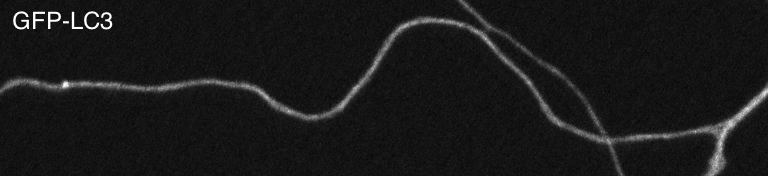
#> input picture images/axon02.tif, 768 x 176 px
$ python CalDerivative.py
#> lines starting #> are read from the running program, lines starting #| are printed output that depends on the picture
### ImplGaussianFilter.py
""" This file is the implementation of Gaussian filter.
    Author: Weihong Zhang, AI College, UCAS.
"""
import os
import cv2
import numpy as np
from scipy.ndimage import convolve # support 16bit images


def gaussian_kernel(sigma: float) -> np.ndarray:
    """ Generate Gaussian kernel with specific sigma.
        Assume sigma_x equals to simgma_y, i.e., both are sigma.
    """
    size = 2 * np.ceil(3 * sigma) + 1 # 3σ and centroid
    x, y = np.mgrid[-size//2 + 1:size//2 + 1, -size//2 + 1:size//2 + 1]
    g = np.exp(-((x**2 + y**2) / (2.0 * sigma**2))) / (2 * np.pi * sigma**2)
    return g / g.sum() # normalize the filter template


# [26 lines left out: functions convolve_save, main, not called in this run]


# [2 lines that do not run on import are left out]

### CalDerivative.py
""" This file is the implementation of image intensity derivatives calculation.
    Author: Weihong Zhang, AI College, UCAS.
"""
import os
import cv2
import numpy as np
import matplotlib.pyplot as plt
from scipy.ndimage import convolve

from ImplGaussianFilter import gaussian_kernel


def shift(array: np.ndarray, shift_spec: list or tuple) -> np.ndarray:
    """ Shift in a specified direction for approximate derivatives calculation.
    """
    padded = np.pad(array, 1, mode='edge')
    y, x = shift_spec
    shifted = padded[1 + y: -1 + y if y != 1 else None,
                     1 + x: -1 + x if x != 1 else None]
    return shifted


def derivatives(array: np.ndarray) -> list:
    """ Calculates the first order approximate derivatives for an array.
    """
    a = array
    dy = (shift(a, [1, 0]) - shift(a, [-1, 0])) / 2
    dx = (shift(a, [0, 1]) - shift(a, [0, -1])) / 2

    return [dy, dx]


def derivative_gaussian_conv(sigma: float, im: np.ndarray) -> list:
    """ Convolved with derivative Gaussian kernel,
        return a list of vertical and horizontal convolution result.
        Notice: Convolution first and then derivation is equivalent to
                derivation first and then convolution. Here is the later implementation.
    """
    # Generate Gaussian kernel
    kernel = gaussian_kernel(sigma)
    # Calculate both vertical and horizontal derivatives of kernel
    vert_deriv_kernel, hori_deriv_kernel = derivatives(kernel)
    # Convolution operation
    vert_deriv_filted = convolve(im, vert_deriv_kernel)
    hori_deriv_filted = convolve(im, hori_deriv_kernel)

    return [vert_deriv_filted, hori_deriv_filted]


def save_show_NarrowWide(orig_im: np.ndarray, vert_deriv_filted_im: np.ndarray,
                         hori_deriv_filted_im: np.ndarray, sigma: float, save_base_path: str):
    """ Integrate original, vertical and horizontal derivative images, the save and show.
        Notice: to ensure visualization quality, this method plot in shape (3, 1) for narrow and wide image.
    """
    # Integrate all the three images
    plt.rcParams['font.family'] = ['Times New Roman']
    plt.rcParams.update({'font.size': 10})
    plt.figure(dpi=120)
    plt.tight_layout()
    plt.subplots_adjust(hspace=0.5) # adjust height seperation for better visualization
    plt.suptitle(f'Sigma {sigma:.1f}', fontsize=12)
    plt.subplot(3, 1, 1)
    plt.title("Original")
    plt.imshow(orig_im, cmap=plt.cm.gray)
    plt.subplot(3, 1, 2)
    plt.title("Vertical")
    plt.imshow(vert_deriv_filted_im, cmap='gray')
    plt.subplot(3, 1, 3)
    plt.title("Horizontal")
    plt.imshow(hori_deriv_filted_im, cmap='gray')

    # Save the integrated image
    integrated_im = plt.gcf()
    integrated_im.savefig(save_base_path+f'ax2_sigma{sigma}.tif')
    # Show the integrated image
    plt.show()

def save_show_Sqaure(orig_im: np.ndarray, vert_deriv_filted_im: np.ndarray,
                     hori_deriv_filted_im: np.ndarray, sigma: float, save_base_path: str):
    """ Act like 'save_show_NarrowWide' above with a slightly change.
        Notice: to ensure visualization quality, this method plot in shape (2, 2) for square image.
    """
    plt.rcParams['font.family'] = ['Times New Roman']
    plt.rcParams.update({'font.size': 10})
    plt.figure(dpi=120)
    plt.tight_layout()
    plt.subplots_adjust(hspace=0.3)
    plt.suptitle(f'Sigma {sigma:.1f}', fontsize=12)
    plt.subplot(2, 2, 1)
    plt.title("Original")
    plt.imshow(orig_im, cmap=plt.cm.gray)
    plt.subplot(2, 2, 2)
    plt.title("Vertical")
    plt.imshow(vert_deriv_filted_im, cmap='gray')
    plt.subplot(2, 2, 3)
    plt.title("Horizontal")
    plt.imshow(hori_deriv_filted_im, cmap='gray')
    plt.savefig(save_base_path+f'cell_sigma{sigma}.tif', dpi=200) # set higher dpi to distinguish noises
    plt.show()


def main():
    ax2_im = cv2.imread('./images/axon02.tif', -1)
#> ax2_im is the input picture: shape (176, 768); min 4, max 255, mean 25.2
    cell_im = cv2.imread('./images/cell_nucleus.tif', -1)
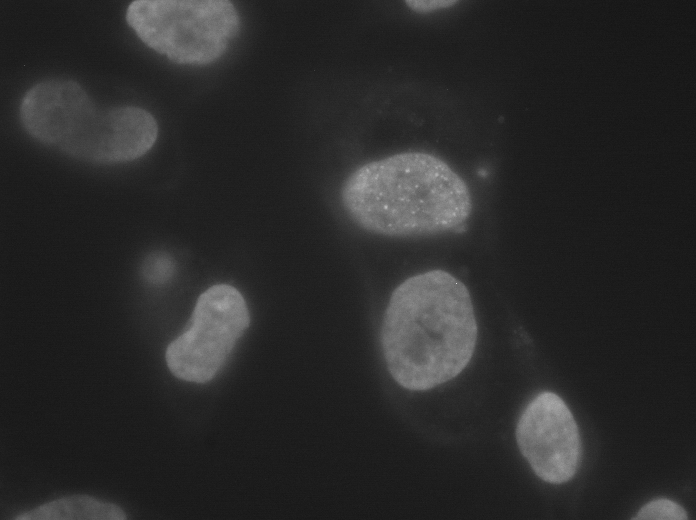
#> input picture images/cell_nucleus.tif, 696 x 520 px
#> cell_im is the input picture: shape (520, 696); min 19, max 221, mean 42.6
    sigmas = [1., 2., 5.]
    save_base_path = './processed_imgs/derivative_gaussian/'
    os.makedirs(save_base_path, exist_ok=True)

    for sigma in sigmas:
        ax2_vert_deriv_filted, ax2_hori_deriv_filted = derivative_gaussian_conv(sigma, ax2_im)
        save_show_NarrowWide(ax2_im, ax2_vert_deriv_filted, ax2_hori_deriv_filted, sigma, save_base_path)

        cell_vert_deriv_filted, cell_hori_deriv_filted = derivative_gaussian_conv(sigma, cell_im)
        save_show_Sqaure(cell_im, cell_vert_deriv_filted, cell_hori_deriv_filted, sigma, save_base_path)
#> this loop made 3 passes
#> pass 1, in derivative_gaussian_conv, `vert_deriv_filted = convolve(im, vert_deriv_kernel)`:
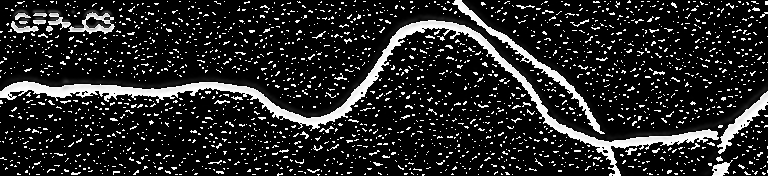
#> vert_deriv_filted: shape (176, 768); min 0, max 255, mean 38.7
#> pass 1, in derivative_gaussian_conv, `hori_deriv_filted = convolve(im, hori_deriv_kernel)`:
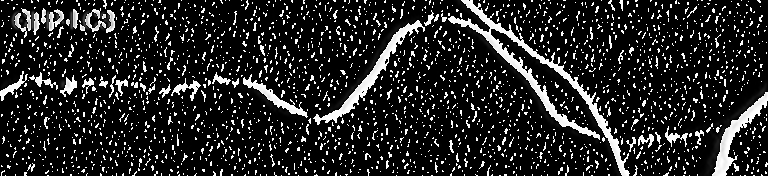
#> hori_deriv_filted: shape (176, 768); min 0, max 255, mean 37.5
#> pass 1, in derivative_gaussian_conv (call 2), `vert_deriv_filted = convolve(im, vert_deriv_kernel)`:
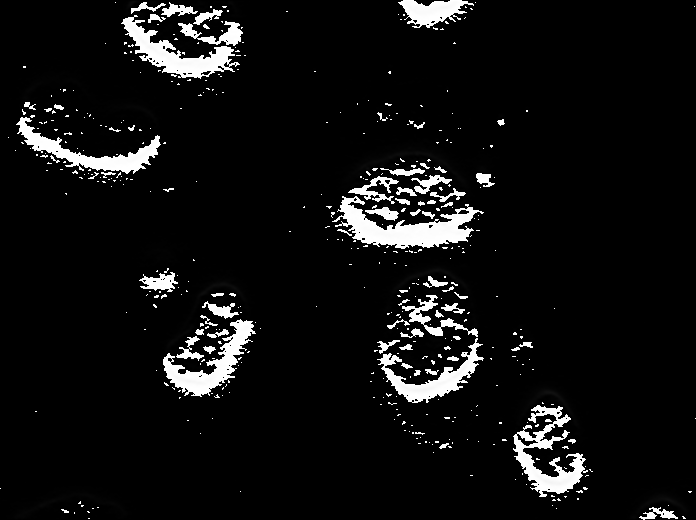
#> vert_deriv_filted: shape (520, 696); min 0, max 255, mean 16.8
#> pass 1, in derivative_gaussian_conv (call 2), `hori_deriv_filted = convolve(im, hori_deriv_kernel)`:
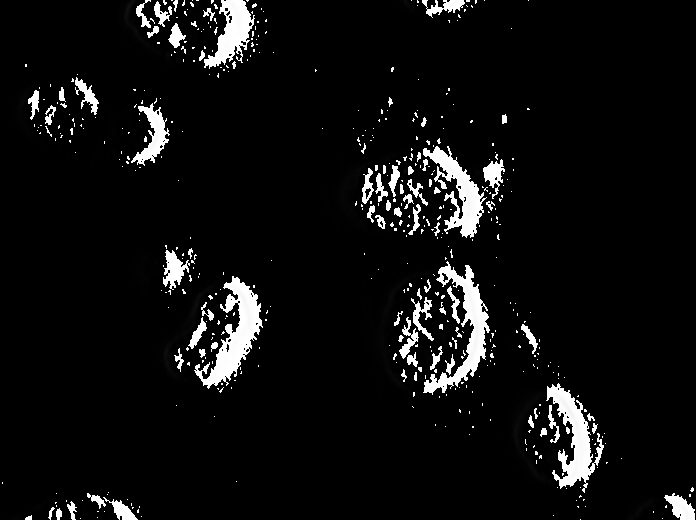
#> hori_deriv_filted: shape (520, 696); min 0, max 255, mean 15.3
#> pass 2, in save_show_NarrowWide (call 2), `integrated_im.savefig(save_base_path+f'ax2_sigma{sigma}.tif')`:
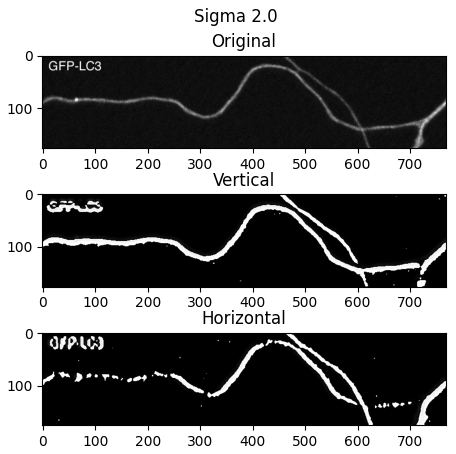
#> figure drawn by matplotlib, 3 panels
#> pass 2, in save_show_Sqaure (call 2), `plt.savefig(save_base_path+f'cell_sigma{sigma}.tif', dpi=200)`:
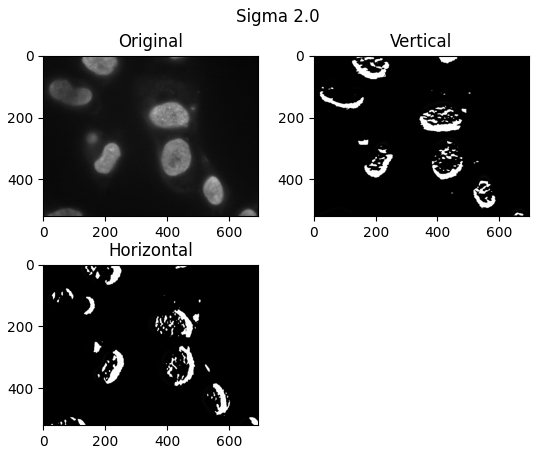
#> figure drawn by matplotlib, 3 panels


if __name__ == '__main__':
    main()
